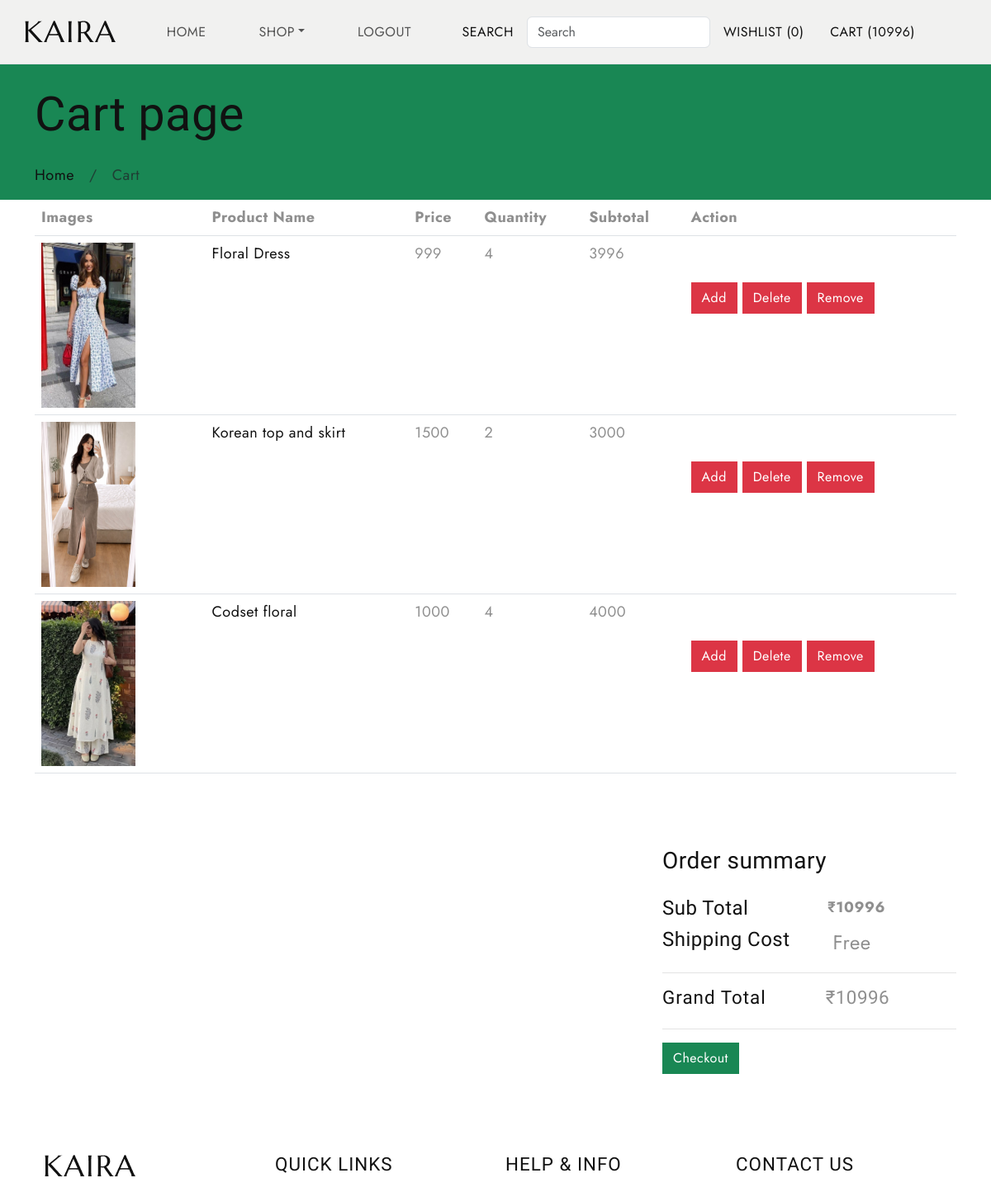
/cartview (signed in, upper part), run on an earlier commit of the app's database.
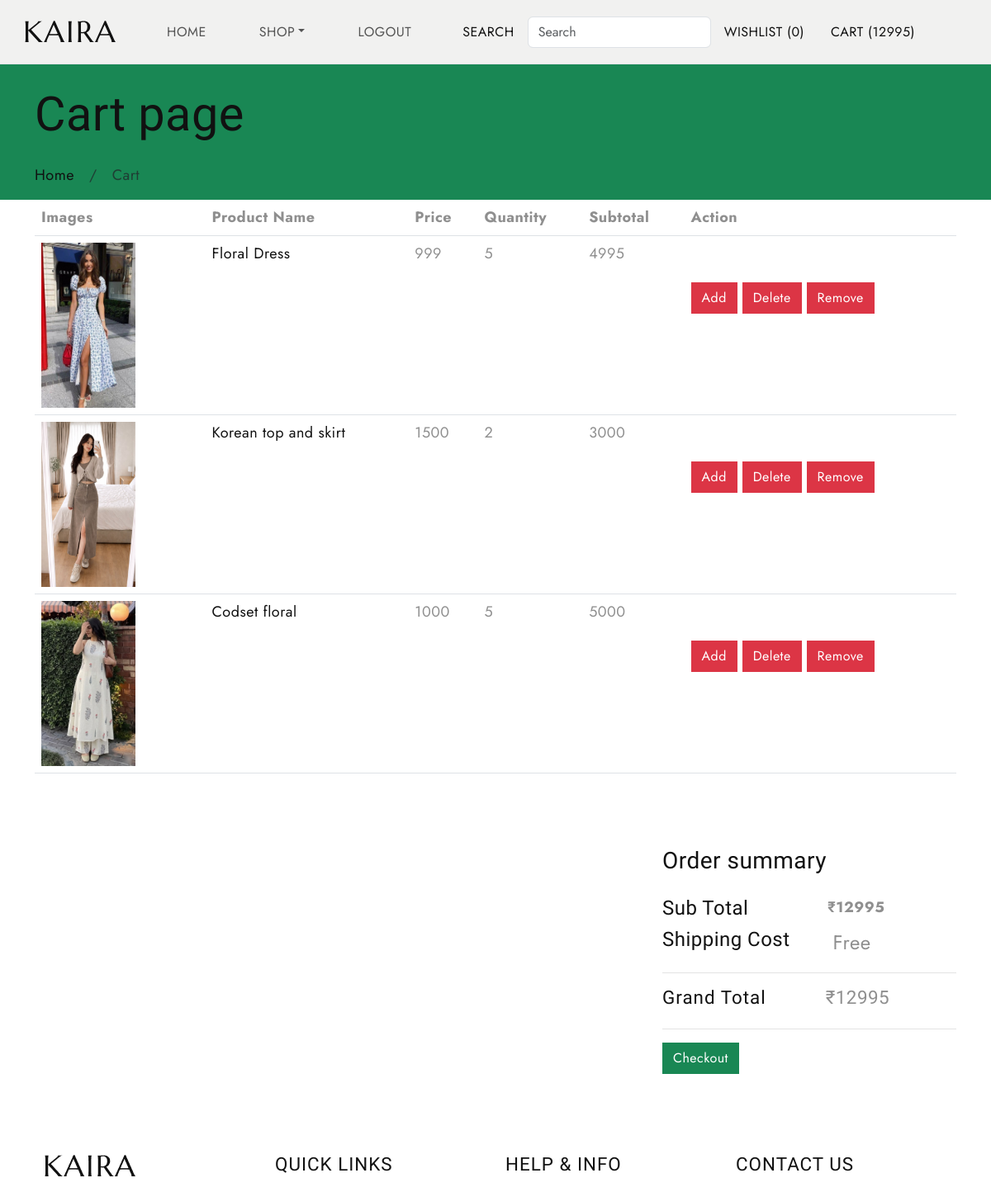
And on a later commit of the database.
### cart/models.py (models this page shows, shortened)
class Cart(models.Model):
    user =models.ForeignKey(User,on_delete=models.CASCADE)
    product =models.ForeignKey(Product,on_delete=models.CASCADE)
    quantity =models.IntegerField(default=0)
    date_added =models.DateTimeField(auto_now_add=True)
    def subtotal(self):
        return self.quantity * self.product.price

### shop/models.py (models this page shows, shortened)
class Product(models.Model):
    name = models.CharField(max_length=200)
    image = models.ImageField(upload_to='products/')
    description = models.TextField()
    price = models.IntegerField()
    stock = models.IntegerField(null=True)
    availability =models.BooleanField(default=True,null=True)
    gender= models.CharField(max_length=200,default='unisex',null=True)
    category = models.ForeignKey(Category,on_delete=models.CASCADE,related_name='products',null=True)
    created = models.DateTimeField(auto_now_add=True,null=True)
    updated = models.DateTimeField(auto_now=True,null=True)

### cart/views.py (the view)
# urls.py: path('cartview',views.CartView.as_view(),name='cartview'),
class CartView(View):
    def get(self,request):
        c=Cart.objects.filter(user=request.user)
        total=0
        for i in c:
            total=total+i.subtotal()
        context={'cart':c,'total':total}
        return render(request,'cart.html',context)

### cart/context_processors.py (called while the page is built)
def cart_items(request):
    total = 0
    if request.user.is_authenticated:
       u=request.user
       c=Cart.objects.filter(user=u)
       for i in c:
           total=total+i.quantity
    return {'total':total}

### shop/context_processors.py (called while the page is built)
def menu_links(request):
    c=Category.objects.all()
    return {'links':c}

### templates/cart.html (shortened to what the changed rows need)
{% extends 'base.html' %}
{% load crispy_forms_tags %}
{% block content %}
<div class="all-title bg-success">
        <div class="container">
            <div class="row">
                <div class="col-lg-12">
                    <h2>Cart page</h2>
                </div>
            </div>
        </div>
    </div>
    <div class="cart-box-main">
        <div class="container">
            <div class="row">
                <div class="col-lg-12">
                    <div class="table-main table-responsive">
                        <table class="table">
                            <thead>
                                <tr>
                                    <th>Images</th>
                                    <th>Product Name</th>
                                    <th>Price</th>
                                    <th>Quantity</th>
                                    <th>Subtotal</th>
                                    <th>Action</th>
                                </tr>
                            </thead>
                            <tbody>
                            {% for i in cart %}
                                <tr>
                                    <td class="thumbnail-img">
                                        <a href="#">
									<img class="" src="{{i.product.image.url}}" alt="" height="200px" width="60%">
								</a>
                                    </td>
                                    <td class="name-pr">
                                        <a href="#">
                                            {{i.product.name}}
								</a>
                                    </td>
                                    <td class="price-pr">
                                        <p>{{i.product.price}}</p>
                                    </td>
                                    <td class="price-pr">
                                        <p>{{i.quantity}}</p>
                                    </td>
                                        <td class="total-pr">
                                            <p>{{i.subtotal}}</p>
                                    </td>
                                        <td class="remove-pr">
                                        {% if i.product.stock > i.quantity %}
                                        <a href="{% url 'cart:addtocart' i.product.id %}" class="btn btn-danger mt-5">Add</a>
                                        <a href="{% url 'cart:cartdecrement' i.id %}" class="btn btn-danger mt-5 ">Delete
								</a>
                                        <a href="{% url 'cart:cartremove' i.id %}" class="btn btn-danger mt-5">Remove
								</a>
                                        {% endif %}
                                    </td>
                                </tr>
                            {% endfor %}
                            </tbody>
                        </table>
                    </div>
                </div>
            </div>
            <div class="row my-5">
                <div class="col-lg-4 col-sm-12">
                    <div class="order-box">
                        <div class="d-flex">
                            <h4 class="fs-4 me-5">Sub Total</h4>
                            <div class=" fw-bold ms-5 "> ₹{{total}}</div>
                        </div>
                        <div class="d-flex gr-total">
                            <h5 class="me-5">Grand Total</h5>
                            <div class="ml-auto h5 ms-4">₹{{total}}</div>
                        </div>
                    <div class="col-12 d-flex shopping-box"><a href="{% url 'cart:checkout' %}" class="btn btn-success">Checkout</a> </div></div>
        </div>
    </div>
{% endblock %}

What changed in the data, as far as the page shows it:
changed Cart "Floral Dress": quantity "4" → "5"; subtotal "3996" → "4995"
changed Cart "Codset floral": quantity "4" → "5"; subtotal "4000" → "5000"
Also different on the page:
{{ total }}: "10996" → "12995"
